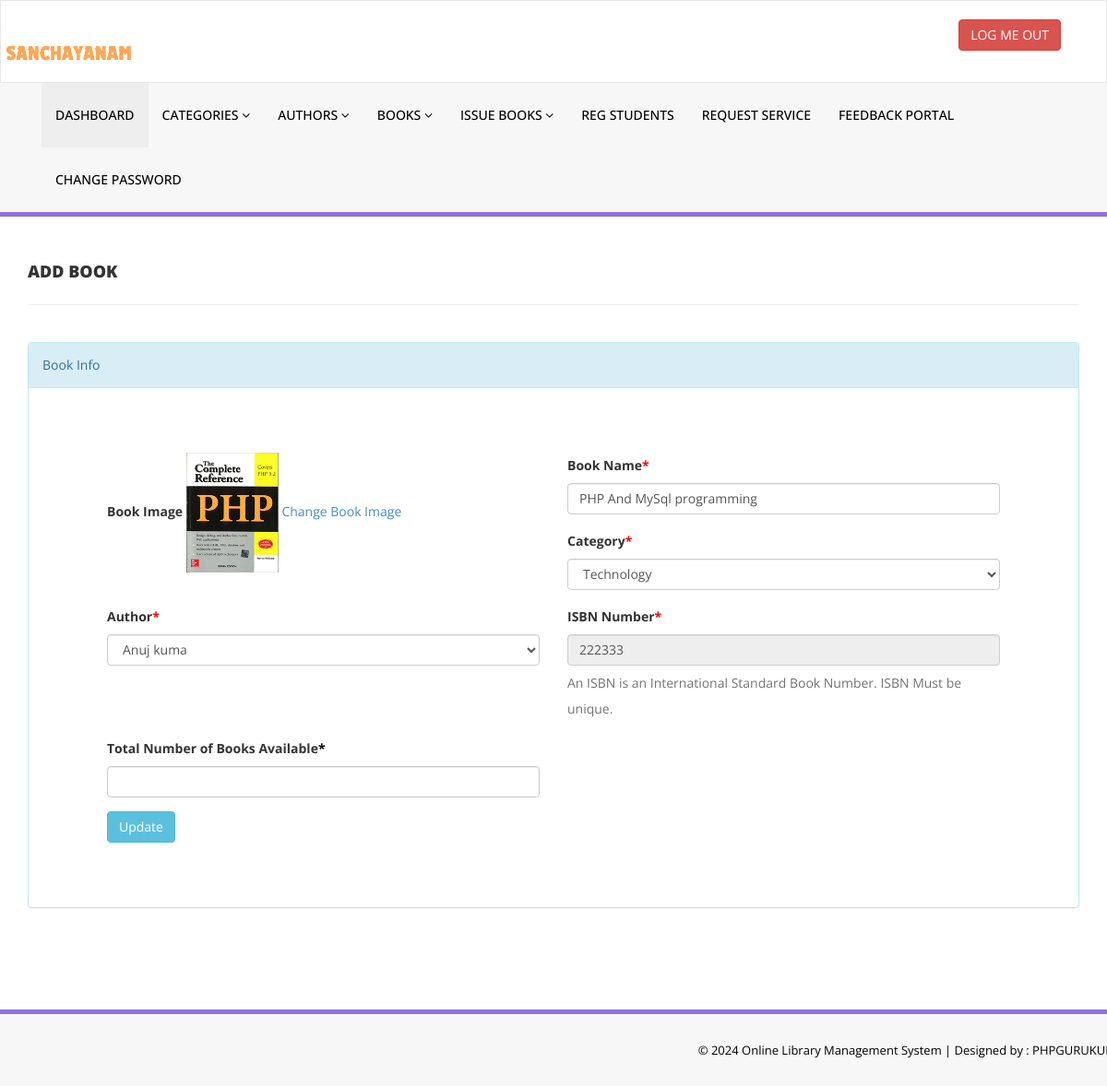
Screenshot of /admin/edit-book.php?bookid=1 (signed in) with the database file from the repository.
### tables this page shows
CREATE TABLE `tblbooks` (
  `id` int(11) NOT NULL,
  `BookName` varchar(255) DEFAULT NULL,
  `CatId` int(11) DEFAULT NULL,
  `AuthorId` int(11) DEFAULT NULL,
  `ISBNNumber` varchar(25) DEFAULT NULL,
  `Total_no_of_copies_Available` int(11) DEFAULT NULL,
  `bookImage` varchar(250) NOT NULL,
  `isIssued` int(1) DEFAULT NULL,
  `RegDate` timestamp NULL DEFAULT current_timestamp(),
  `UpdationDate` timestamp NULL DEFAULT NULL ON UPDATE current_timestamp()
);

CREATE TABLE `tblcategory` (
  `id` int(11) NOT NULL,
  `CategoryName` varchar(150) DEFAULT NULL,
  `Status` int(1) DEFAULT NULL,
  `CreationDate` timestamp NULL DEFAULT current_timestamp(),
  `UpdationDate` timestamp NULL DEFAULT '0000-00-00 00:00:00' ON UPDATE current_timestamp()
);

CREATE TABLE `tblauthors` (
  `id` int(11) NOT NULL,
  `AuthorName` varchar(159) DEFAULT NULL,
  `creationDate` timestamp NULL DEFAULT current_timestamp(),
  `UpdationDate` timestamp NULL DEFAULT NULL ON UPDATE current_timestamp()
);

### admin/edit-book.php (the view, shortened to what this page needs)
<?php
include('includes/config.php');
if(strlen($_SESSION['alogin'])==0) {
    header('location:index.php');
} else {
?>
<!DOCTYPE html>
<html xmlns="http://www.w3.org/1999/xhtml">
<head>
    <link href="assets/css/bootstrap.css" rel="stylesheet" />
    <link href="assets/css/font-awesome.css" rel="stylesheet" />
    <link href="assets/css/style.css" rel="stylesheet" />
</head>
<body>
<?php include('includes/header.php');?>
    <div class="content-wrapper">
         <div class="container">
        <div class="row pad-botm">
            <div class="col-md-12">
                <h4 class="header-line">Add Book</h4>
                            </div>
</div>
<div class="row">
<div class="col-md-12 col-sm-12 col-xs-12">
<div class="panel panel-info">
<div class="panel-heading">
Book Info
</div>
<div class="panel-body">
<form role="form" method="post">
<?php
$bookid = intval($_GET['bookid']);
$sql = "SELECT tblbooks.BookName, tblcategory.CategoryName, tblcategory.id as cid, tblauthors.AuthorName, tblauthors.id as athrid, tblbooks.ISBNNumber, tblbooks.Total_no_of_copies_available, tblbooks.id as bookid, tblbooks.bookImage FROM tblbooks JOIN tblcategory ON tblcategory.id=tblbooks.CatId JOIN tblauthors ON tblauthors.id=tblbooks.AuthorId WHERE tblbooks.id=:bookid";
$query = $dbh->prepare($sql);
$query->bindParam(':bookid', $bookid, PDO::PARAM_INT);
$query->execute();
$results = $query->fetchAll(PDO::FETCH_OBJ);
if($query->rowCount() > 0) {
    foreach($results as $result) { ?>
<div class="col-md-6">
<div class="form-group">
<label>Book Image</label>
<img src="bookimg/<?php echo htmlentities($result->bookImage);?>" width="100">
<a href="change-bookimg.php?bookid=<?php echo htmlentities($result->bookid);?>">Change Book Image</a>
</div></div>
<div class="col-md-6">
<div class="form-group">
<label>Book Name<span style="color:red;">*</span></label>
<input class="form-control" type="text" name="bookname" value="<?php echo htmlentities($result->BookName);?>" required />
</div></div>
<div class="col-md-6">
<div class="form-group">
<label> Category<span style="color:red;">*</span></label>
<select class="form-control" name="category" required="required">
<option value="<?php echo htmlentities($result->cid);?>"> <?php echo htmlentities($catname=$result->CategoryName);?></option>
</select>
</div></div>
<div class="col-md-6">
<div class="form-group">
<label> Author<span style="color:red;">*</span></label>
<select class="form-control" name="author" required="required">
<option value="<?php echo htmlentities($result->athrid);?>"> <?php echo htmlentities($athrname=$result->AuthorName);?></option>
</select>
</div></div>
<div class="col-md-6">
<div class="form-group">
<label>ISBN Number<span style="color:red;">*</span></label>
<input class="form-control" type="text" name="isbn" value="<?php echo htmlentities($result->ISBNNumber);?>" readonly />
<p class="help-block">An ISBN is an International Standard Book Number. ISBN Must be unique.</p>
</div></div>
<div class="col-md-6">
 <div class="form-group">
 <label>Total Number of Books Available<span style="color:black;">*</span></label>
 <input class="form-control" type="number" name="price" value="<?php echo htmlentities($result->BookPrice);?>" required />
 </div></div>
 <?php }} ?>
<div class="col-md-12">
<button type="submit" name="update" class="btn btn-info">Update</button>
</div>
</form>
</div>
</div>
</div>
</div>
</div>
</div>
<?php include('includes/footer.php');?>
</body>
</html>
<?php } ?>

### admin/assets/css/style.css (style rules this page uses)
.content-wrapper { margin-top: 40px; min-height:800px; padding-bottom:90px; }
.header-line { font-weight:900; padding-bottom:25px; border-bottom:1px solid #eeeeee; text-transform:uppercase; }
.pad-botm { padding-bottom:30px; }

### rows the page displays
tblbooks: bookImage (picture), bookname "PHP And MySql programming", category "Technology", author "Anuj kuma", isbn "222333"
